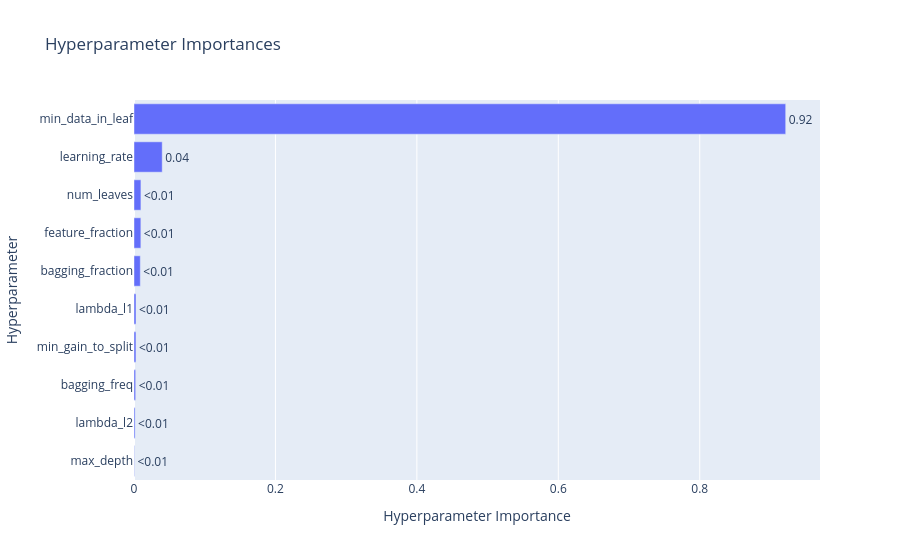

This figure's notebook cell:
### Code cell
optuna.visualization.plot_optimization_history(study)
optuna.visualization.plot_param_importances(study)

### Figure 1 — Plotly figure (JSON) as saved in the notebook; plotly's stock layout.template omitted (floating-point values rounded to 4 significant figures)
{"data": [{"cliponaxis": false, "hovertemplate": ["max_depth (IntDistribution): 0.0005832179814208397<extra></extra>", "lambda_l2 (FloatDistribution): 0.0015655151702249205<extra></extra>", "bagging_freq (IntDistribution): 0.002341810950489274<extra></extra>", "min_gain_to_split (FloatDistribution): 0.0027692031875386973<extra></extra>", "lambda_l1 (FloatDistribution): 0.0028752413260767<extra></extra>", "bagging_fraction (FloatDistribution): 0.008926583642418308<extra></extra>", "feature_fraction (FloatDistribution): 0.009697538922561677<extra></extra>", "num_leaves (IntDistribution): 0.009786175492671181<extra></extra>", "learning_rate (FloatDistribution): 0.03990549619954246<extra></extra>", "min_data_in_leaf (IntDistribution): 0.921549217127056<extra></extra>"], "name": "Objective Value", "orientation": "h", "text": ["<0.01", "<0.01", "<0.01", "<0.01", "<0.01", "<0.01", "<0.01", "<0.01", "0.04", "0.92"], "textposition": "outside", "type": "bar", "x": [0.0005832, 0.001566, 0.002342, 0.002769, 0.002875, 0.008927, 0.009698, 0.009786, 0.03991, 0.9215], "y": ["max_depth", "lambda_l2", "bagging_freq", "min_gain_to_split", "lambda_l1", "bagging_fraction", "feature_fraction", "num_leaves", "learning_rate", "min_data_in_leaf"]}], "layout": {"title": {"text": "Hyperparameter Importances"}, "xaxis": {"title": {"text": "Hyperparameter Importance"}}, "yaxis": {"title": {"text": "Hyperparameter"}}}}
